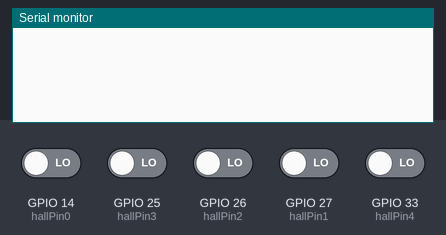
Recording of a sketch running on a simulated ESP32. Shown: the last lines printed to the serial monitor. The test bench sets the inputs (shaded band); at power-on: GPIO 14 (hallPin0), GPIO 25 (hallPin3), GPIO 26 (hallPin2), GPIO 27 (hallPin1), GPIO 33 (hallPin4) LOW.

Above: at 1.2 s.
1.3 s: GPIO 14 (hallPin0) driven HIGH
At 1.6 s:
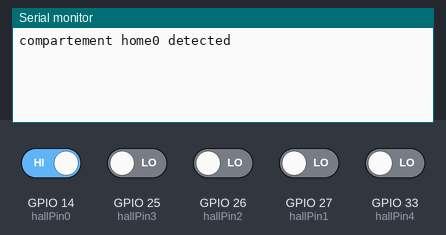
2.8 s: GPIO 25 (hallPin3) driven HIGH
At 4.0 s:
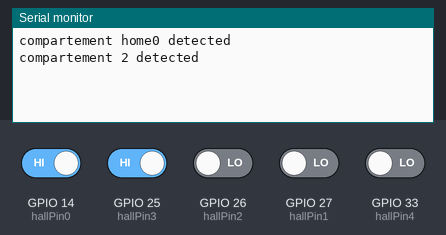
4.3 s: GPIO 26 (hallPin2) driven HIGH
At 5.1 s:
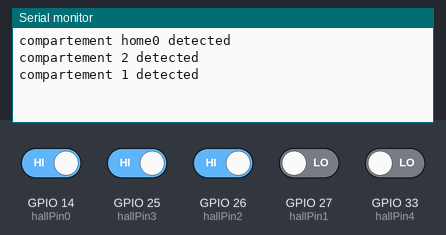
5.8 s: GPIO 27 (hallPin1) driven HIGH
At 6.3 s:
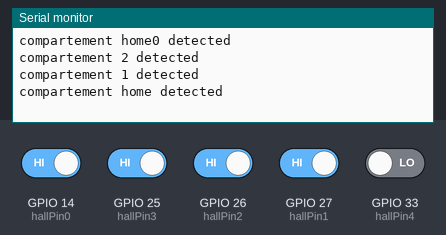
7.3 s: GPIO 33 (hallPin4) driven HIGH
At 8.6 s:
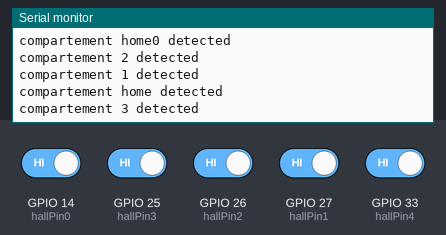

Measured:
- after the input at 1.3 s, the serial monitor: prints a new line at once (image 1)
- after the input at 2.8 s, the serial monitor: prints a new line at once (image 2)
- after the input at 4.3 s, the serial monitor: prints a new line at once (image 3)
- after the input at 5.8 s, the serial monitor: prints a new line at once (image 4)
- after the input at 7.3 s, the serial monitor: prints a new line at once (image 5)

The sketch:

HALLSENSORESP.ino
```cpp
const int hallPin0 = 14; // Hall sensor home
const int hallPin1 = 27; // Hall sensor home
const int hallPin2 = 26;  // Hall sensor satu
const int hallPin3 = 25;  // Hall sensor kedua
const int hallPin4 = 33;  // Hall sensor ketiga
volatile bool sensor0Detected = false;
volatile bool sensor1Detected = false;
volatile bool sensor2Detected = false;
volatile bool sensor3Detected = false;
volatile bool sensor4Detected = false;

void setup() {
  Serial.begin(115200);
  pinMode(hallPin0, INPUT);
  pinMode(hallPin1, INPUT);
  pinMode(hallPin2, INPUT);
  pinMode(hallPin3, INPUT);
  pinMode(hallPin4, INPUT);
  attachInterrupt(hallPin0, hallSensor0, RISING);
  attachInterrupt(hallPin1, hallSensor1, RISING);
  attachInterrupt(hallPin2, hallSensor2, RISING);
  attachInterrupt(hallPin3, hallSensor3, RISING);
  attachInterrupt(hallPin4, hallSensor4, RISING);
}

void loop() {
    if (sensor0Detected) {
    Serial.println("compartement home0 detected");
    sensor0Detected = false;
  }

  if (sensor1Detected) {
    Serial.println("compartement home detected");
    sensor1Detected = false;
  }

  if (sensor2Detected) {
    Serial.println("compartement 1 detected");
    sensor2Detected = false;
  }

  if (sensor3Detected) {
    Serial.println("compartement 2 detected");
    sensor3Detected = false;
  }

  if (sensor4Detected) {
    Serial.println("compartement 3 detected");
    sensor4Detected = false;
  }
}


void hallSensor0() {
  sensor0Detected = true;
}

void hallSensor1() {
  sensor1Detected = true;
}

void hallSensor2() {
  sensor2Detected = true;
}

void hallSensor3() {
  sensor3Detected = true;
}

void hallSensor4() {
  sensor4Detected = true;
}
```
